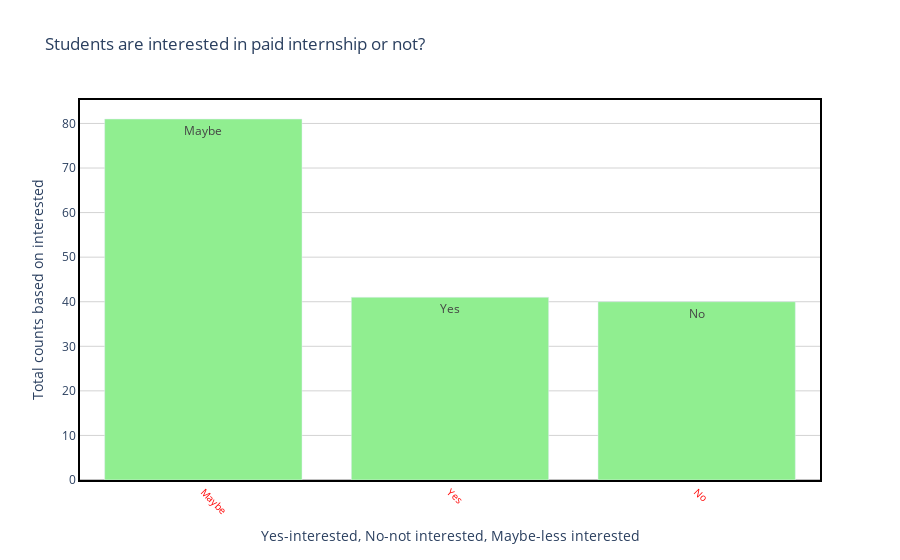

Notebook code cell kept with this figure:
### Code cell
#bar chart for paid internship
draw_trace_bar(paid_internship1,'want_apply_paid_intership','counts','Students are interested in paid internship or not?', 'Yes-interested, No-not interested, Maybe-less interested','Total counts based on interested',"lightgreen")

### Figure 1 — Plotly figure (JSON) as saved in the notebook; plotly's stock layout.template omitted (floating-point values rounded to 4 significant figures)
{"data": [{"marker": {"color": "lightgreen"}, "text": ["Maybe", "Yes", "No"], "type": "bar", "x": ["Maybe", "Yes", "No"], "y": [81, 41, 40]}], "layout": {"hovermode": "closest", "paper_bgcolor": "rgba(0, 0, 0, 0)", "plot_bgcolor": "rgba(0, 0, 0, 0)", "title": {"text": "Students are interested in paid internship or not?"}, "xaxis": {"linecolor": "black", "linewidth": 2, "mirror": true, "showline": true, "showticklabels": true, "tickangle": 45, "tickfont": {"color": "red", "size": 10}, "title": {"text": "Yes-interested, No-not interested, Maybe-less interested"}, "zeroline": true, "zerolinecolor": "grey", "zerolinewidth": 1}, "yaxis": {"gridcolor": "lightgrey", "linecolor": "black", "linewidth": 2, "mirror": true, "showline": true, "title": {"text": "Total counts based on interested"}, "zeroline": true, "zerolinecolor": "grey", "zerolinewidth": 1}}}
